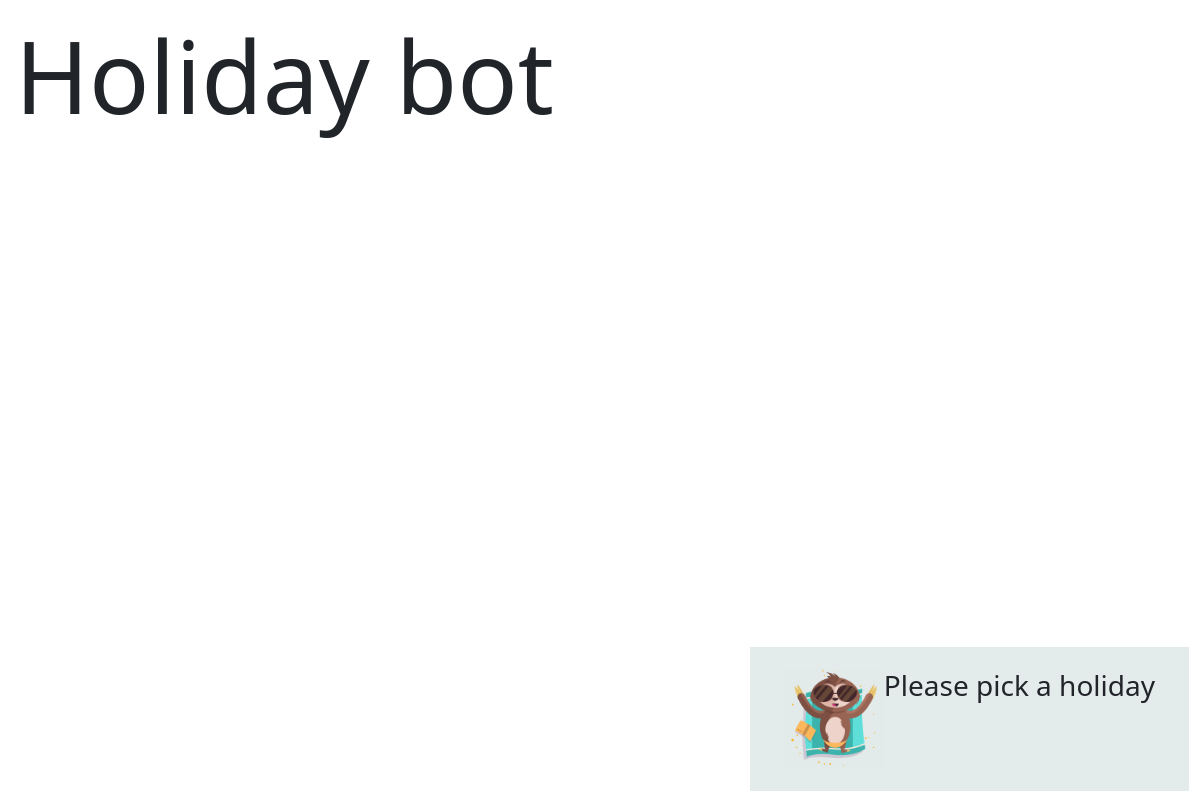
Before: /typeHoliday/Indonesia/lazy with the older database file.
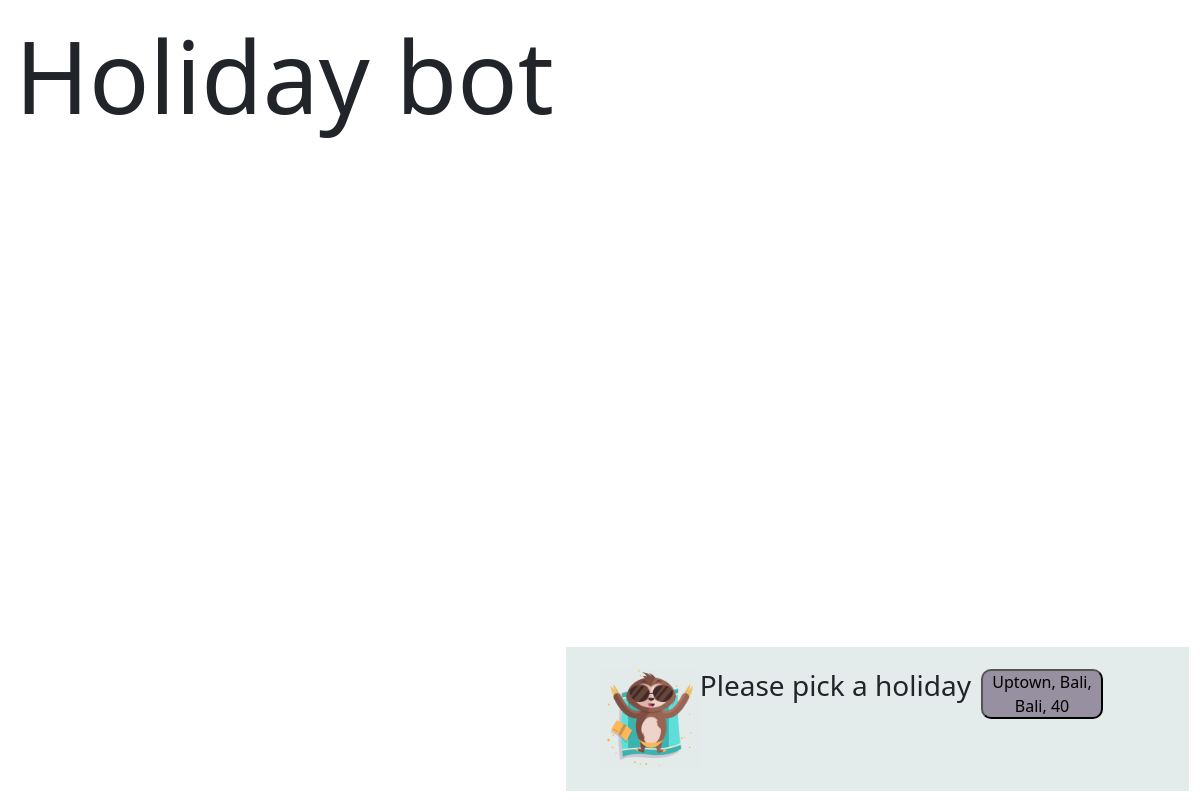
After: the same page with the newer database file.
### holidays/models.py (models this page shows)
class Holiday(models.Model):
    type_hol = models.ForeignKey(TypeHoliday, on_delete=models.CASCADE)
    location = models.ForeignKey(Location, on_delete=models.CASCADE)
    hotelName = models.CharField(max_length =100)
    area = models.CharField(max_length =100)
    satarRating = models.CharField(max_length =100)
    pricePerPerNight = models.CharField(max_length =100)
    def __str__(self):
        return(f"{self.hotelName}, {self.area}, {self.area}, {self.pricePerPerNight}")

### holidays/views.py (the view)
# urls.py: path('typeHoliday/<country>/<type>', views.typeHoliday, name="typeHoliday"),
def typeHoliday(request, country, type):
    holiday = {"holidays": get_holiday_by_type_country_and_type(country, type)}
    return render(request, 'holidays.html', holiday)

### holidays/views.py (called while the page is built)
def get_holiday_by_type_country_and_type(country, type):
    return Holiday.objects.filter(location__location__countries=country, type_hol__type_hol=type)

### holidays/templates/holidays.html (shortened to what this page needs)
{% extends 'base.html' %}
{% load static %}
{% block CSS %}
<link rel="stylesheet" href="{% static 'main.css' %}">
{% endblock %}
{% block content %}
<div class="bot" id="bot">
    <div class="container" id="container">
        <img id="bot-image" class="bot-image" src="{% static 'monkey.png' %}">
        <h3>Please pick a holiday</h3>
{% for data in holidays %}
<button mat-button-update mat-raised-button color="primary" class="login" id="btn2" >{{ data }}</button>
{% endfor %}
    </div>
</div>
{% endblock %}

Changed rows visible on the page:
now on this page (row edited): Holiday: hotelName+area+pricePerPerNight "Uptown, Bali, Bali, 40"
